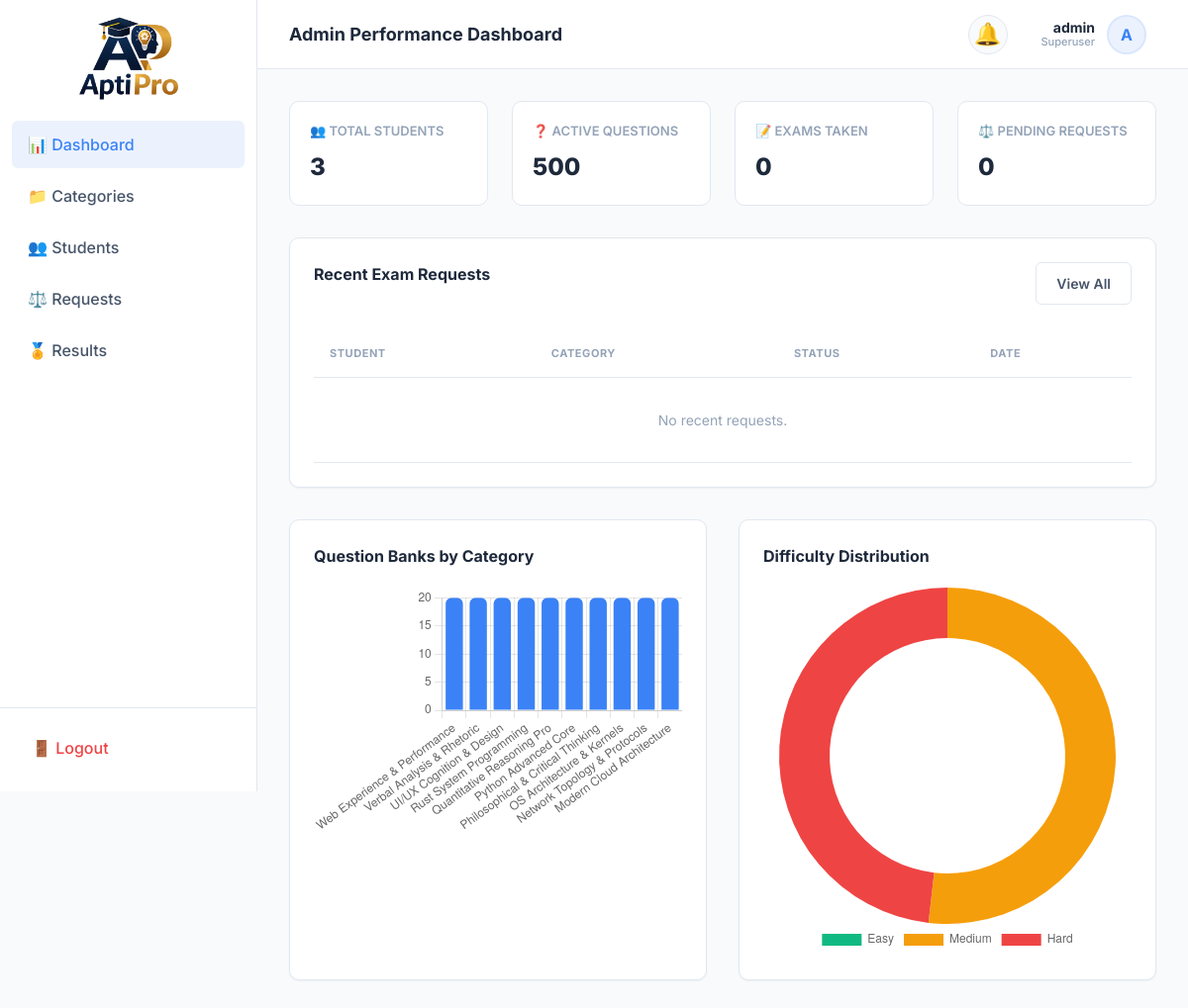
Page /admin-panel/ (signed in) on the earlier database version.
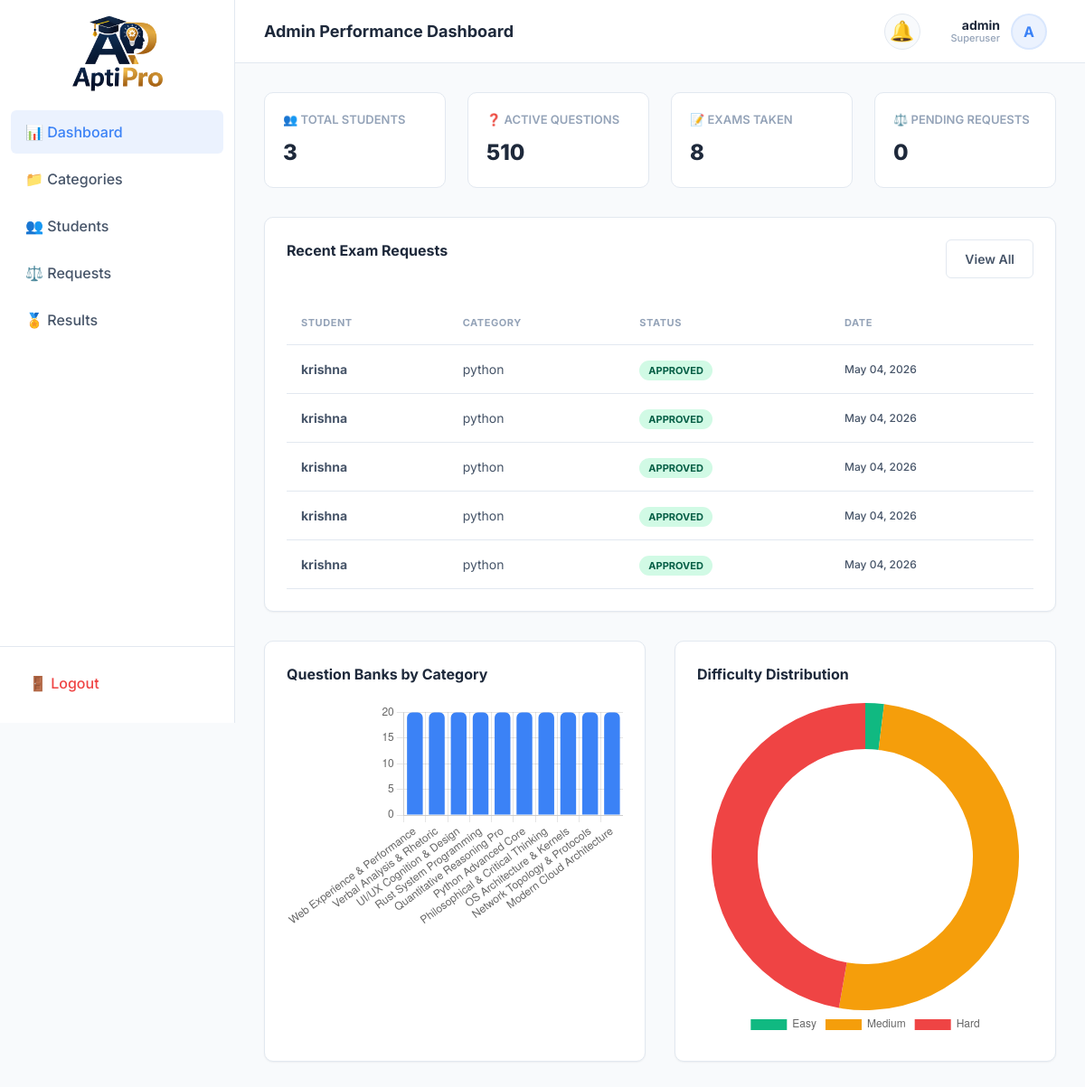
Same page on the later database version.
### exams/models.py (models this page shows, shortened)
class ExamRequest(models.Model):
    class Status(models.TextChoices):
        PENDING = 'Pending', 'Pending'
        APPROVED = 'Approved', 'Approved'
        REJECTED = 'Rejected', 'Rejected'
    id = models.UUIDField(
        primary_key=True,
        default=uuid.uuid4,
        editable=False,
    )
    student = models.ForeignKey(
        settings.AUTH_USER_MODEL,
        on_delete=models.CASCADE,
        related_name='exam_requests',
        help_text='Student requesting exam access.',
    )
    category = models.ForeignKey(
        'Category',
        on_delete=models.CASCADE,
        related_name='requests',
        help_text='Category the student wants to take an exam in.',
        null=True, # For existing records during migration
    )
    status = models.CharField(
        max_length=10,
        choices=Status.choices,
        default=Status.PENDING,
        db_index=True,
    )
    rejection_reason = models.TextField(
        blank=True,
        help_text='Reason for rejection (filled by admin if rejected).',
    )
    requested_at = models.DateTimeField(auto_now_add=True, db_index=True)
    reviewed_at = models.DateTimeField(
        null=True,
        blank=True,
        help_text='When the admin reviewed this request.',
    )
    reviewed_by = models.ForeignKey(
        settings.AUTH_USER_MODEL,
        on_delete=models.SET_NULL,
        null=True,
        blank=True,
        related_name='reviewed_requests',
        help_text='Admin who reviewed this request.',
    )
    class Meta:
        verbose_name = 'Exam Request'
        verbose_name_plural = 'Exam Requests'
        ordering = ['-requested_at']
        indexes = [
            models.Index(fields=['status', 'student', 'category'], name='idx_req_stat_stud_cat'),
            models.Index(fields=['status', 'student'], name='idx_req_status_student'),
            models.Index(fields=['status', '-requested_at'], name='idx_req_status_date'),
            models.Index(fields=['student', '-requested_at'], name='idx_req_student_date'),
        ]

class CustomUser(AbstractUser):
    class Role(models.TextChoices):
        STUDENT = 'Student', 'Student'
        ADMIN = 'Admin', 'Admin'
    role = models.CharField(
        max_length=10,
        choices=Role.choices,
        default=Role.STUDENT,
        db_index=True,
        help_text='Determines UI experience. Admin dashboard requires is_superuser.',
    )
    whatsapp_number = models.CharField(
        max_length=15,
        blank=True,
        validators=[
            RegexValidator(
                regex=r'^\+?1?\d{9,15}$',
                message='WhatsApp number must be 9-15 digits, optionally starting with +.',
            )
        ],
        help_text='WhatsApp number for direct contact.',
    )
    phone_number = models.CharField(
        max_length=15,
        blank=True,
        validators=[
            RegexValidator(
                regex=r'^\+?1?\d{9,15}$',
                message='Phone number must be 9-15 digits, optionally starting with +.',
            )
        ],
        help_text='Primary contact number.',
    )
    profile_photo = models.ImageField(
        upload_to='profile_photos/%Y/%m/',
        blank=True,
        null=True,
        help_text='Student profile picture.',
    )
    date_of_birth = models.DateField(
        blank=True,
        null=True,
        help_text='Student date of birth.',
    )
    address = models.TextField(
        blank=True,
        help_text='Full postal address.',
    )
    institution = models.CharField(
        max_length=200,
        blank=True,
        help_text='School / college / university name.',
    )
    @property
    def name(self):
        if self.first_name and self.last_name:
            return f"{self.first_name} {self.last_name}"
        return self.first_name or self.username
    class Meta:
        verbose_name = 'User'
        verbose_name_plural = 'Users'
        ordering = ['-date_joined']
        indexes = [
            models.Index(fields=['role'], name='idx_user_role'),
            models.Index(fields=['-date_joined'], name='idx_user_joined'),
            models.Index(fields=['email'], name='idx_user_email'),
        ]

class Category(models.Model):
    name = models.CharField(
        max_length=100,
        unique=True,
        db_index=True,
        help_text='Name of the exam category.'
    )
    description = models.TextField(
        blank=True,
        help_text='Brief overview of what this category covers.'
    )
    created_at = models.DateTimeField(auto_now_add=True, db_index=True)
    is_active = models.BooleanField(
        default=True,
        db_index=True,
        help_text='Whether this category is visible to students.'
    )
    class Meta:
        verbose_name = 'Category'
        verbose_name_plural = 'Categories'
        ordering = ['name']
        indexes = [
            models.Index(fields=['name'], name='idx_cat_name'),
            models.Index(fields=['-created_at'], name='idx_cat_created'),
        ]

### exams/views.py (the view)
# urls.py: path('admin-panel/', views.AdminDashboardView.as_view(), name='admin_dashboard'),
class AdminDashboardView(SuperuserRequiredMixin, TemplateView):
    template_name = 'exams/admin/dashboard.html'
    def get_context_data(self, **kwargs):
        ctx = super().get_context_data(**kwargs)
        ctx['total_students'] = CustomUser.objects.filter(role='Student').count()
        ctx['total_questions'] = Question.objects.filter(is_active=True).count()
        ctx['total_exams'] = StudentExamResult.objects.count()
        ctx['pending_requests'] = ExamRequest.objects.filter(status='Pending').count()
        ctx['recent_requests'] = ExamRequest.objects.select_related(
            'student'
        ).order_by('-requested_at')[:5]
        ctx['recent_results'] = StudentExamResult.objects.select_related(
            'student', 'exam_paper'
        ).filter(status='Evaluated').order_by('-completed_at')[:5]
        evaluated = StudentExamResult.objects.filter(status='Evaluated')
        total_evaluated = evaluated.count()
        if total_evaluated > 0:
            passed = sum(1 for r in evaluated.only(
                'total_marks_obtained', 'total_marks_possible'
            ) if r.is_passed())
            ctx['pass_rate'] = round((passed / total_evaluated) * 100, 1)
            ctx['fail_rate'] = round(100 - ctx['pass_rate'], 1)
        else:
            ctx['pass_rate'] = 0
            ctx['fail_rate'] = 0
        avg = evaluated.aggregate(avg_score=Avg('total_marks_obtained'))
        ctx['avg_score'] = round(avg['avg_score'] or 0, 1)
        ctx['unread_count'] = Notification.unread_count(self.request.user)
        categories = Question.objects.filter(is_active=True).values(
            'category__name'
        ).annotate(count=Count('id')).order_by('-count')[:10]
        ctx['category_labels'] = json.dumps([c['category__name'] for c in categories])
        ctx['category_data'] = json.dumps([c['count'] for c in categories])
        difficulties = Question.objects.filter(is_active=True).values(
            'difficulty'
        ).annotate(count=Count('id'))
        diff_dict = {d['difficulty']: d['count'] for d in difficulties}
        ctx['difficulty_data'] = json.dumps([
            diff_dict.get('Easy', 0),
            diff_dict.get('Medium', 0),
            diff_dict.get('Hard', 0),
        ])
        return ctx

### exams/mixins.py (called while the page is built)
    def test_func(self):
        return self.request.user.is_superuser

### exams/models.py (called while the page is built)
    def percentage(self):
        if self.total_marks_possible == 0:
            return 0
        return round(
            (float(self.total_marks_obtained) / self.total_marks_possible) * 100, 2
        )

    def is_passed(self, pass_percentage=85):
        return self.percentage() >= pass_percentage

    @classmethod
    def unread_count(cls, user):
        return cls.objects.filter(recipient=user, is_read=False).count()

### templates/exams/admin/dashboard.html (shortened to what this page needs)
{% extends 'base.html' %}
{% load static %}
{% block page_title %}Admin Performance Dashboard{% endblock %}
{% block content %}
<div class="stats-grid">
  <div class="stat-box">
    <div class="stat-label">👥 Total Students</div>
    <div class="stat-value">{{ total_students }}</div>
  </div>
  <div class="stat-box">
    <div class="stat-label">❓ Active Questions</div>
    <div class="stat-value">{{ total_questions }}</div>
  </div>
  <div class="stat-box">
    <div class="stat-label">📝 Exams Taken</div>
    <div class="stat-value">{{ total_exams }}</div>
  </div>
  <div class="stat-box">
    <div class="stat-label">⚖️ Pending Requests</div>
    <div class="stat-value">{{ pending_requests|default:0 }}</div>
  </div>
</div>
<div style="margin-top: 32px;">
  <div class="card">
    <div style="display: flex; align-items: center; justify-content: space-between; margin-bottom: 24px;">
      <div class="card-title">Recent Exam Requests</div>
      <a href="{% url 'admin_exam_requests' %}" class="btn btn-outline btn-sm">View All</a>
    </div>
    <div class="table-container">
      <table class="data-table">
        <thead>
          <tr>
            <th>Student</th>
            <th>Category</th>
            <th>Status</th>
            <th>Date</th>
          </tr>
        </thead>
        <tbody>
          {% for req in recent_requests %}
            <tr>
              <td style="font-weight: 700;">{{ req.student.username }}</td>
              <td>{{ req.category.name }}</td>
              <td><span class="badge badge-{{ req.status|lower }}">{{ req.status }}</span></td>
              <td style="font-size: 12px; font-weight: 500;">{{ req.requested_at|date:"M d, Y" }}</td>
            </tr>
          {% empty %}
            <tr><td colspan="4" style="text-align: center; color: var(--text-muted); padding: 32px;">No recent requests.</td></tr>
          {% endfor %}
        </tbody>
      </table>
    </div>
  </div>
</div>
<div style="display: grid; grid-template-columns: 1fr 1fr; gap: 32px; margin-top: 32px;">
  <div class="card">
    <div class="card-title">Question Banks by Category</div>
    <canvas id="categoryChart" height="200"></canvas>
  </div>
  <div class="card">
    <div class="card-title">Difficulty Distribution</div>
    <canvas id="difficultyChart" height="200"></canvas>
  </div>
</div>
{% endblock %}
{% block extra_js %}
<script>
  const catCtx = document.getElementById('categoryChart').getContext('2d');
  new Chart(catCtx, {
    type: 'bar',
    data: {
      labels: {{ category_labels|safe }},
      datasets: [{
        label: 'Question Count',
        data: {{ category_data|safe }},
        backgroundColor: '#3b82f6',
        borderRadius: 6
      }]
    },
    options: {
      responsive: true,
      plugins: { legend: { display: false } },
      scales: { y: { beginAtZero: true } }
    }
  });
  const diffCtx = document.getElementById('difficultyChart').getContext('2d');
  new Chart(diffCtx, {
    type: 'doughnut',
    data: {
      labels: ['Easy', 'Medium', 'Hard'],
      datasets: [{
        data: {{ difficulty_data|safe }},
        backgroundColor: ['#10b981', '#f59e0b', '#ef4444'],
        borderWidth: 0
      }]
    },
    options: {
      responsive: true,
      cutout: '70%',
      plugins: { legend: { position: 'bottom' } }
    }
  });
</script>
{% endblock %}

Differences in the rows shown:
added ExamRequest: student.username "krishna", category.name "python", status "APPROVED", requested_at "May 04, 2026"
added ExamRequest: student.username "krishna", category.name "python", status "APPROVED", requested_at "May 04, 2026"
added ExamRequest: student.username "krishna", category.name "python", status "APPROVED", requested_at "May 04, 2026"
added ExamRequest: student.username "krishna", category.name "python", status "APPROVED", requested_at "May 04, 2026"
added ExamRequest: student.username "krishna", category.name "python", status "APPROVED", requested_at "May 04, 2026"
Other differences:
{{ total_questions }}: "500" → "510"
{{ total_exams }}: "0" → "8"
chart data {{ difficulty_data|safe }}: [0, 259, 241] → [10, 259, 241]
text no longer shown: "No recent requests."
